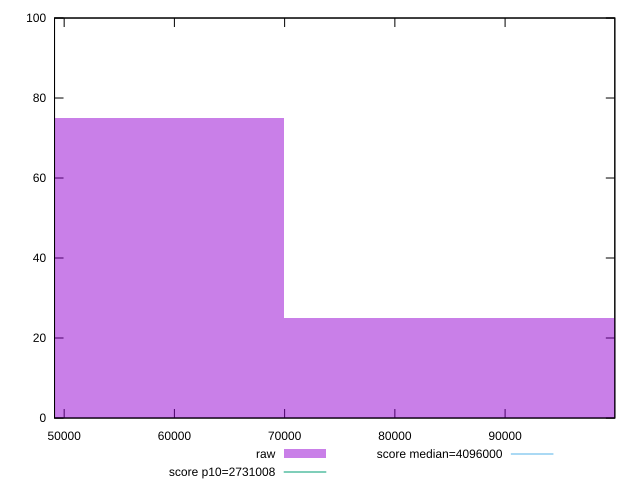

Recreate this plot in gnuplot.
reset

$raw <<EOF
46614.01277128852 75
93228.02554257704 25
EOF

set key outside below
set boxwidth 46614.01277128852
set xrange [49126:99955]
set yrange [0:100]
set trange [0:100]
set style fill transparent solid 0.5 noborder

set parametric
set terminal svg size 640, 490 enhanced background rgb 'white'
set output "report_00009_2021-02-08T22-37-41.559Z/total-byte-weight/samples/pages+cached+noadtech+nomedia+nocss/raw/histogram.svg"

plot $raw title "raw" with boxes, \
     2731008,t title "score p10=2731008", \
     4096000,t title "score median=4096000"

reset
